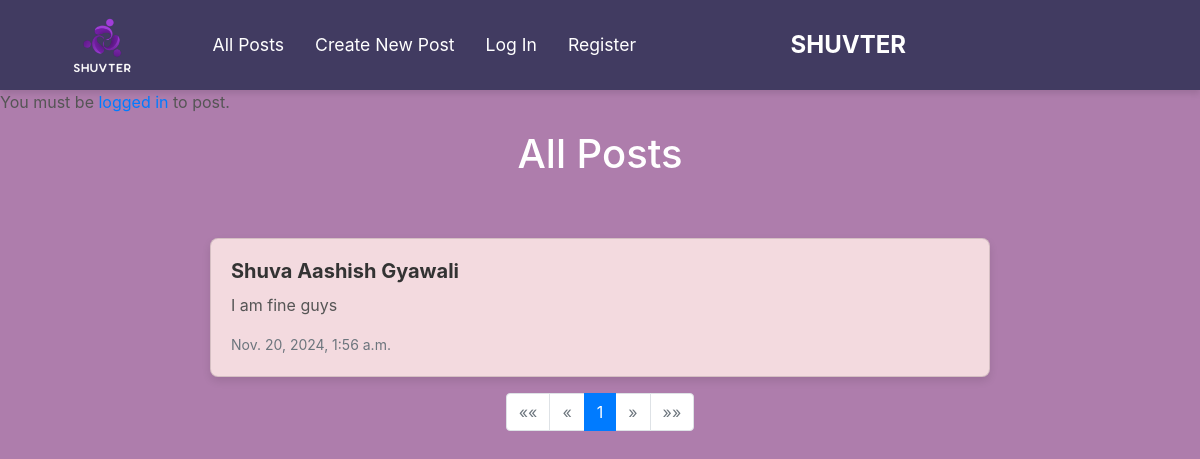
The app's page /, older data.
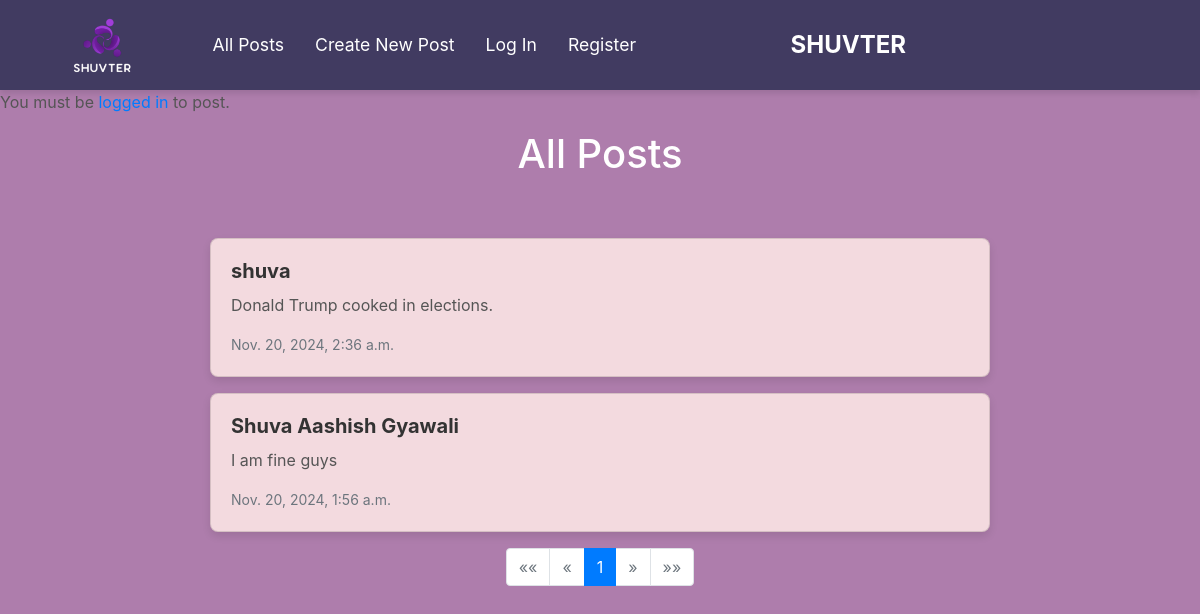
The same page, newer data.
### network/models.py (models this page shows, shortened)
class Post(models.Model):
    author = models.ForeignKey(User, on_delete=models.CASCADE, related_name="posts")
    content = models.TextField()
    created_at = models.DateTimeField(auto_now_add=True)

class User(AbstractUser):
    pass

### network/views.py (the view)
# urls.py: path("", views.index, name="index"),
def index(request):
    if request.method == "POST":
        author = request.user
        content=request.POST["content"]
        post = Post(author=author, content=content)
        post.save()
    posts = Post.objects.all().order_by("-created_at")
    paginator = Paginator(posts, 10)
    pageNumber = request.GET.get('page')
    pages= paginator.get_page(pageNumber)
    return render(request, "network/index.html",{
        "posts":posts,
        "pages":pages
    })

### network/templates/network/index.html (shortened to what this page needs)
{% extends "network/layout.html" %}
{% load static %}
{% block body %}
        {% if user.is_authenticated %}
        <div id="new-post" class="new-post" style="display: none;">
            <h2>New Post</h2>
            <form action="" method="post">
                {% csrf_token %}
                <div class="form-group">
                    <textarea name="content" class="form-control" placeholder="What's on your mind?"></textarea>
                </div>
                <button type="submit" class="btn btn-primary">Post</button>
            </form>
        </div>
        {% else %}
        <p>You must be <a href="{% url 'login' %}">logged in</a> to post.</p>
        {% endif %}
    <h1>All Posts</h1>
    <div id="all-posts">
    {% for post in pages %}
        <div class="card mb-3">
            <div class="card-body">
                <h5 class="card-title">{{ post.author }}</h5>
                <p class="card-text">{{ post.content }}</p>
                <p class="card-text"><small class="text-muted">{{ post.created_at }}</small></p>
            </div>
        </div>
    {% endfor %}
    <nav aria-label="Page navigation">
        <ul class="pagination justify-content-center">
            {% if pages.has_previous %}
                <li class="page-item">
                    <a class="page-link" href="?page=1" aria-label="First">
                        <span aria-hidden="true">&laquo;&laquo;</span>
                    </a>
                </li>
                <li class="page-item">
                    <a class="page-link" href="?page={{ pages.previous_page_number }}" aria-label="Previous">
                        <span aria-hidden="true">&laquo;</span>
                    </a>
                </li>
            {% else %}
                <li class="page-item disabled">
                    <span class="page-link">&laquo;&laquo;</span>
                </li>
                <li class="page-item disabled">
                    <span class="page-link">&laquo;</span>
                </li>
            {% endif %}
            {% for num in pages.paginator.page_range %}
                {% if num == pages.number %}
                    <li class="page-item active">
                        <span class="page-link">{{ num }}</span>
                    </li>
                {% else %}
                    <li class="page-item">
                        <a class="page-link" href="?page={{ num }}">{{ num }}</a>
                    </li>
                {% endif %}
            {% endfor %}
            {% if pages.has_next %}
                <li class="page-item">
                    <a class="page-link" href="?page={{ pages.next_page_number }}" aria-label="Next">
                        <span aria-hidden="true">&raquo;</span>
                    </a>
                </li>
                <li class="page-item">
                    <a class="page-link" href="?page={{ pages.paginator.num_pages }}" aria-label="Last">
                        <span aria-hidden="true">&raquo;&raquo;</span>
                    </a>
                </li>
            {% else %}
                <li class="page-item disabled">
                    <span class="page-link">&raquo;</span>
                </li>
                <li class="page-item disabled">
                    <span class="page-link">&raquo;&raquo;</span>
                </li>
            {% endif %}
        </ul>
    </nav>
    </div>
{% endblock %}

### network/templates/network/layout.html (shortened to what this page needs)
{% load static %}
<!DOCTYPE html>
<html lang="en">
    <head>
        <link rel="stylesheet" href="https://stackpath.bootstrapcdn.com/bootstrap/4.4.1/css/bootstrap.min.css">
        <link href="{% static 'network/styles.css' %}" rel="stylesheet">
    </head>
    <body>
        <nav class="navbar navbar-expand-lg navbar-light bg-light">
            <div class="container-fluid">
                <div class="d-flex align-items-center">
                    <a class="navbar-brand" href="#">
                        <img src="{% static 'network/logo.png' %}" alt="Logo">
                    </a>
                    <ul class="navbar-nav ml-3">
                        <li class="nav-item">
                            <a class="nav-link" id="showAllPostsLink" href="{% url 'index' %}">All Posts</a>
                        </li>
                        <li class="nav-item">
                            <a class="nav-link" id="showNewPostLink" href="{% url 'index' %}">Create New Post</a>
                        </li>
                        {% if user.is_authenticated %}
                            <li class="nav-item">
                                <a class="nav-link" href="#">Following</a>
                            </li>
                            <li class="nav-item">
                                <a class="nav-link" href="{% url 'logout' %}">Log Out</a>
                            </li>
                        {% else %}
                            <li class="nav-item">
                                <a class="nav-link" href="{% url 'login' %}">Log In</a>
                            </li>
                            <li class="nav-item">
                                <a class="nav-link" href="{% url 'register' %}">Register</a>
                            </li>
                        {% endif %}
                    </ul>
                </div>
                <div class="mx-auto">
                    <span class="navbar-text">SHUVTER</span>
                </div>
            </div>
        </nav>
        <div class="body">
            {% block body %}
            {% endblock %}
        </div>
    </body>
</html>

### network/static/network/styles.css (style rules this page uses)
.navbar-nav { margin: auto; }
.navbar-brand img { height: 60px; width: auto; }
.navbar-text { font-size: 1.5rem; font-weight: bold; color: #FFFFFF !important; }
.navbar.navbar-light { background-color: #413B61 !important; }
body { background-color: #AE7DAC; }
.navbar .nav-link { color: #FFFFFF !important; font-size: 1.1rem; padding: 10px 15px; }
.navbar-nav .nav-item { margin-right: 15px; }
.navbar { padding-top: 10px; padding-bottom: 10px; display: flex; justify-content: space-between; align-items: center; }
.navbar .navbar-text { flex-grow: 1; text-align: center; }
.navbar.navbar-light { box-shadow: 0 4px 6px rgba(0, 0, 0, 0.1); }
#all-posts { display: flex; flex-direction: column; align-items: center; max-width: 800px; margin: 50px auto; padding: 10px; }
.card { background-color: #F3DADF; border-radius: 8px; box-shadow: 0 4px 8px rgba(0, 0, 0, 0.1); overflow: hidden; width: 100%; margin-bottom: 20px; transition: transform 0.3s ease, box-shadow 0.3s ease; }
.card-body { padding: 20px; }
.card-title { font-size: 1.25rem; font-weight: bold; color: #333; margin-bottom: 10px; }
.card-text { font-size: 1rem; color: #555; margin-bottom: 15px; }
.text-muted { font-size: 0.875rem; color: #888; }
p { font-size: 1rem; color: #555; }
a { color: #007bff; text-decoration: none; }
body h1 { text-align: center; font-size: 2.5rem; color: #FFFFFF; }

Row changes from the older to the newer data that the page shows:
added Post: author "shuva", content "Donald Trump cooked in elections.", created_at "Nov. 20, 2024, 2:36 a.m."
